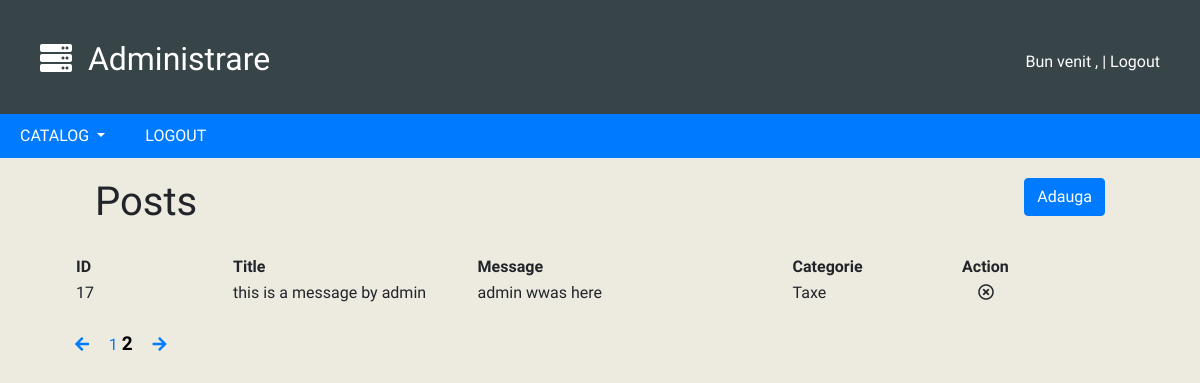
Page /admin/posts.php?page=2 on the earlier database version.
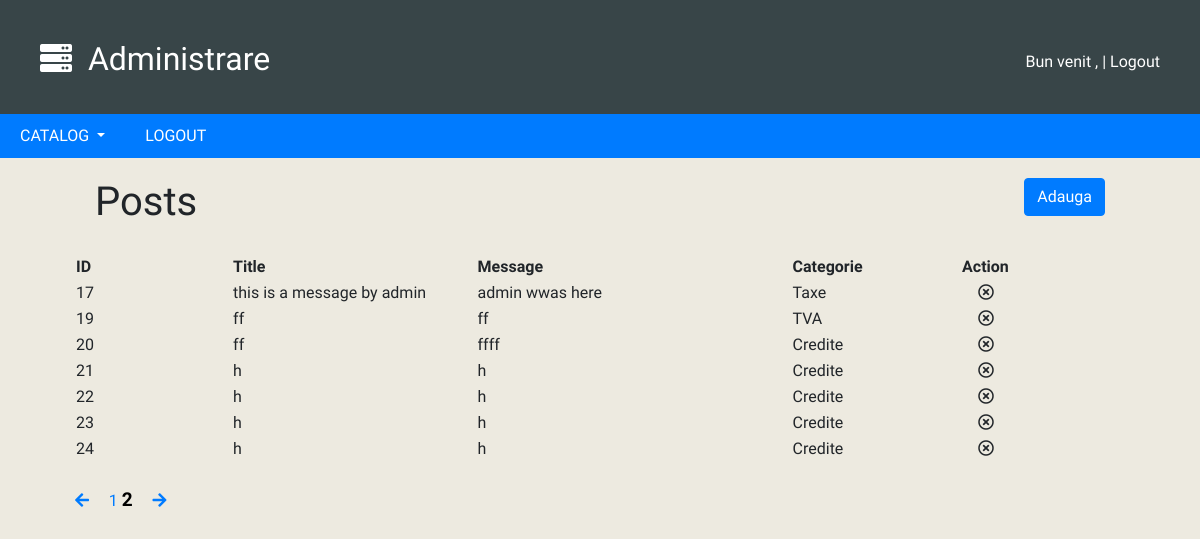
Same page on the later database version.
### tables this page shows
CREATE TABLE `posts` (
  `id` int(6) NOT NULL,
  `user_who_posted` text NOT NULL,
  `category_id` int(6) NOT NULL,
  `title` text NOT NULL,
  `message` text NOT NULL,
  `posted` datetime NOT NULL
);

CREATE TABLE `categories` (
  `id` int(6) NOT NULL,
  `name` text NOT NULL
);

### admin/posts.php (the view, shortened to what this page needs)
<?
include 'config.php';
include 'header.php';
$page = $_GET['page'];
$end = 10;
$start = ($page * $end) - $end;
 ?>
<!DOCTYPE html PUBLIC "-//W3C//DTD XHTML 1.0 Transitional//EN" "http://www.w3.org/TR/xhtml1/DTD/xhtml1-transitional.dtd">
<html xmlns="http://www.w3.org/1999/xhtml">
<head>
<link rel="stylesheet" href="https://stackpath.bootstrapcdn.com/bootstrap/4.2.1/css/bootstrap.min.css">
<link rel="stylesheet" href="admin_style.css">
</head>
<body>
  <div class="container-fluid">
    <div class="row">
      <div class="col-md-6">
        <h1>Posts</h1>
      </div>
      <div class="col-md-6 pull">
        <a class="btn btn-primary add" href="posts.php?action=add">Adauga</a>
      </div>
    </div>
    <table id="post-table">
      <tr>
        <th width=200><b>ID</b></th>
        <th width=300><b>Title</b></th>
        <th width=300 style="max-width:300px"><b>Message</b></th>
        <th width=200><b>Categorie</b></th>
        <th width=200><b>Action</b></th>
      </tr>
      <?
        $result = mysqli_query($conn,"SELECT * FROM posts LIMIT $start,$end");
        while($row = mysqli_fetch_array($result)):
          $get_category = mysqli_query($conn,"SELECT name FROM categories WHERE id ='".$row['category_id']."'");
          while($row_j = mysqli_fetch_array($get_category)):
       ?>
       <tr>
         <td><?= $row['id']; ?></td>
         <td><?= $row['title']; ?></td>
         <td style="width:30% !important"><?= $row['message']; ?></td>
         <td><?= $row_j['name']; ?></td>
         <td>
           <i class="far fa-times-circle" onclick="if(confirm('Are you sure?'))window.location='posts.php?page=<?= $_GET['page']; ?>&edit_id=<?= $row['id']; ?>&action=remove'"></i>
         </td>
       </tr>
     <? endwhile;endwhile;?>
    </table>
    <br>
    <a href="posts.php?page=<?= ($_GET['page'] - 1 == 0) ? $_SESSION['posts_total'] : $_GET['page'] - 1;?>">
      <i class="fas fa-arrow-left arrow-page"></i>
    </a>
    <? for($i = 1;$i <= $_SESSION['posts_total']; $i++): ?>
      <a href="posts.php?page=<?= $i; ?>" class="<? if($_GET['page'] == $i) echo 'selected'; ?>"><?= $i; ?></a>
    <? endfor; ?>
    <a href="posts.php?page=<?=  ($_GET['page'] + 1 == $_SESSION['posts_total']+1) ? 1 : $_GET['page'] + 1; ?>">
        <i class="fas fa-arrow-right arrow-page"></i>
    </a>
  </div>
</body>

Differences in the rows shown:
added posts: id "19", title "ff", message "ff"
now on this page (row unchanged): categories: name "TVA"
added posts: id "20", title "ff", message "ffff"
now on this page (row unchanged): categories: name "Credite"
added posts: id "21", title "h", message "h"
added posts: id "22", title "h", message "h"
added posts: id "23", title "h", message "h"
added posts: id "24", title "h", message "h"
